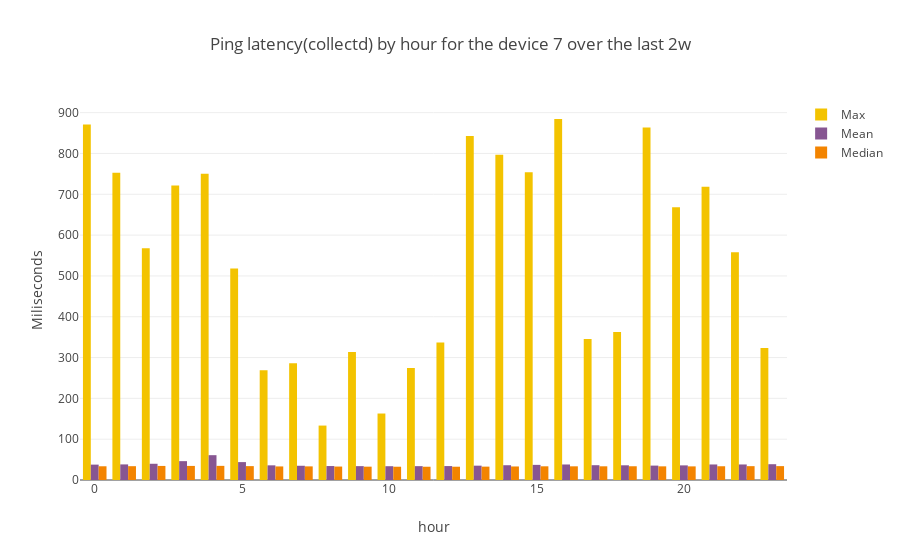

Source (notebook cell):
### Code cell
device_number=7
subset=by_hour_by_device_p1[by_hour_by_device_p1["SK_PI"]==device_number]
combined_bar_plot_3traces(xvalues=subset["hour"],
                         yvalues1=subset["max"],
                         yvalues2=subset["mean"],
                         yvalues3=subset["median"],
                         name1="Max",
                         name2="Mean",
                         name3="Median",
                         title="Ping latency(collectd) by hour for the device "+str(device_number)+" over the last "+time_interval,
                         xtitle="hour",
                         stack=False)

### Figure 1 — Plotly figure (JSON) as saved in the notebook; plotly's stock layout.template omitted (floating-point values rounded to 4 significant figures)
{"data": [{"marker": {"color": "F3C300"}, "name": "Max", "type": "bar", "x": [0, 1, 2, 3, 4, 5, 6, 7, 8, 9, 10, 11, 12, 13, 14, 15, 16, 17, 18, 19, 20, 21, 22, 23], "y": [870.9, 753.1, 567.6, 721.6, 750.4, 518.3, 268.8, 286.1, 133.4, 313.9, 162.9, 274.4, 336.7, 843.1, 797.1, 754.1, 884.5, 345.3, 362.6, 863.6, 668.0, 718.5, 558.1, 323.4]}, {"marker": {"color": "875692"}, "name": "Mean", "type": "bar", "x": [0, 1, 2, 3, 4, 5, 6, 7, 8, 9, 10, 11, 12, 13, 14, 15, 16, 17, 18, 19, 20, 21, 22, 23], "y": [37.69, 38.19, 39.77, 46.19, 60.82, 43.86, 35.91, 34.87, 34.21, 33.95, 33.78, 33.93, 34.14, 35.12, 36.18, 37.06, 38.02, 36.27, 36.01, 35.29, 35.81, 38.05, 38.04, 38.7]}, {"marker": {"color": "F38400"}, "name": "Median", "type": "bar", "x": [0, 1, 2, 3, 4, 5, 6, 7, 8, 9, 10, 11, 12, 13, 14, 15, 16, 17, 18, 19, 20, 21, 22, 23], "y": [33.63, 33.86, 34.46, 34.5, 34.64, 34.0, 33.24, 33.36, 32.94, 32.68, 32.55, 32.51, 32.57, 32.75, 33.18, 33.56, 33.53, 33.57, 33.69, 33.48, 33.38, 33.69, 33.91, 34.02]}], "layout": {"title": "Ping latency(collectd) by hour for the device 7 over the last 2w", "xaxis": {"title": "hour"}, "yaxis": {"title": "Miliseconds"}}}
